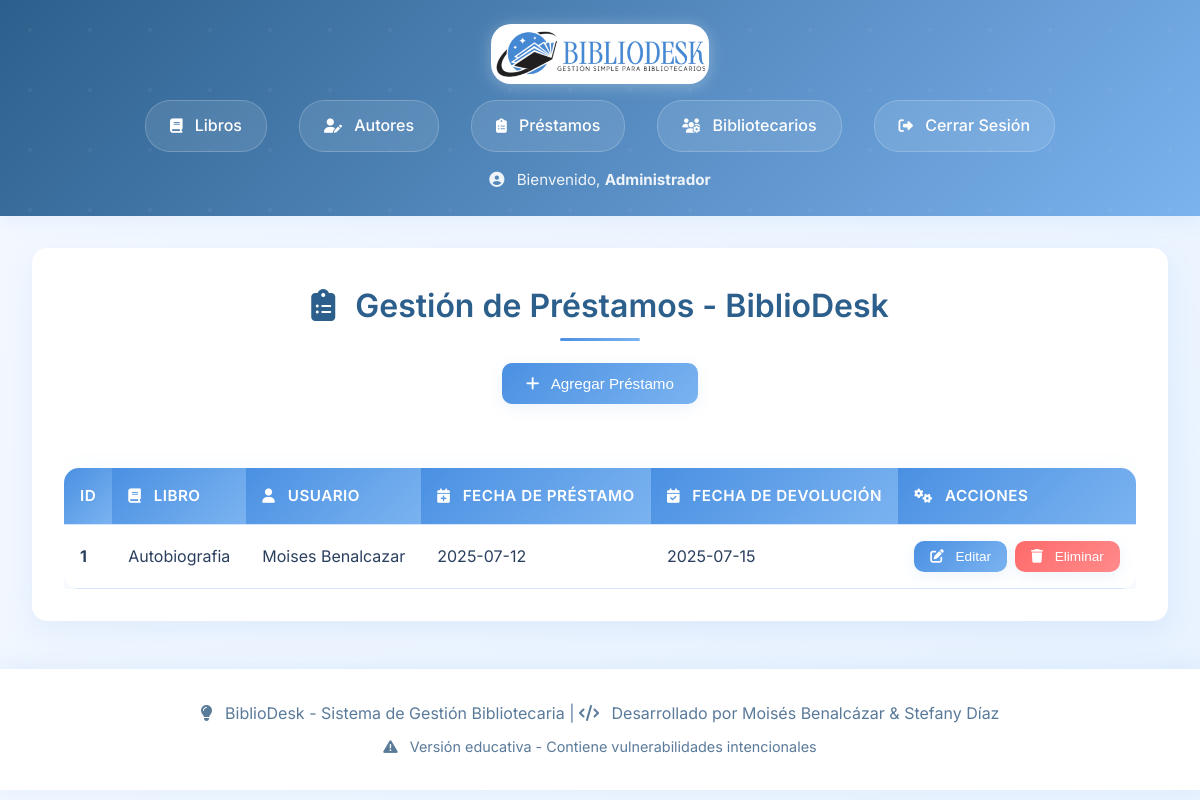
Page /loans (signed in) on the earlier database version.
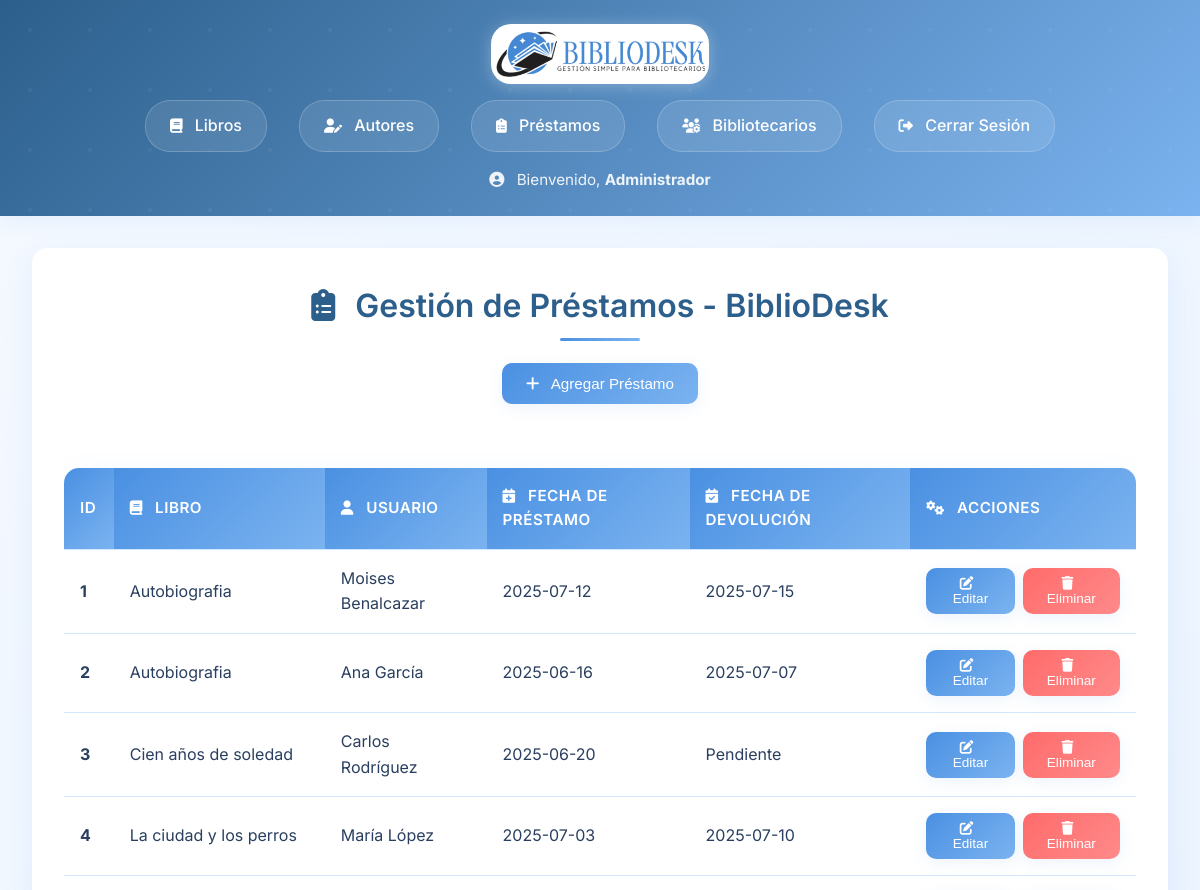
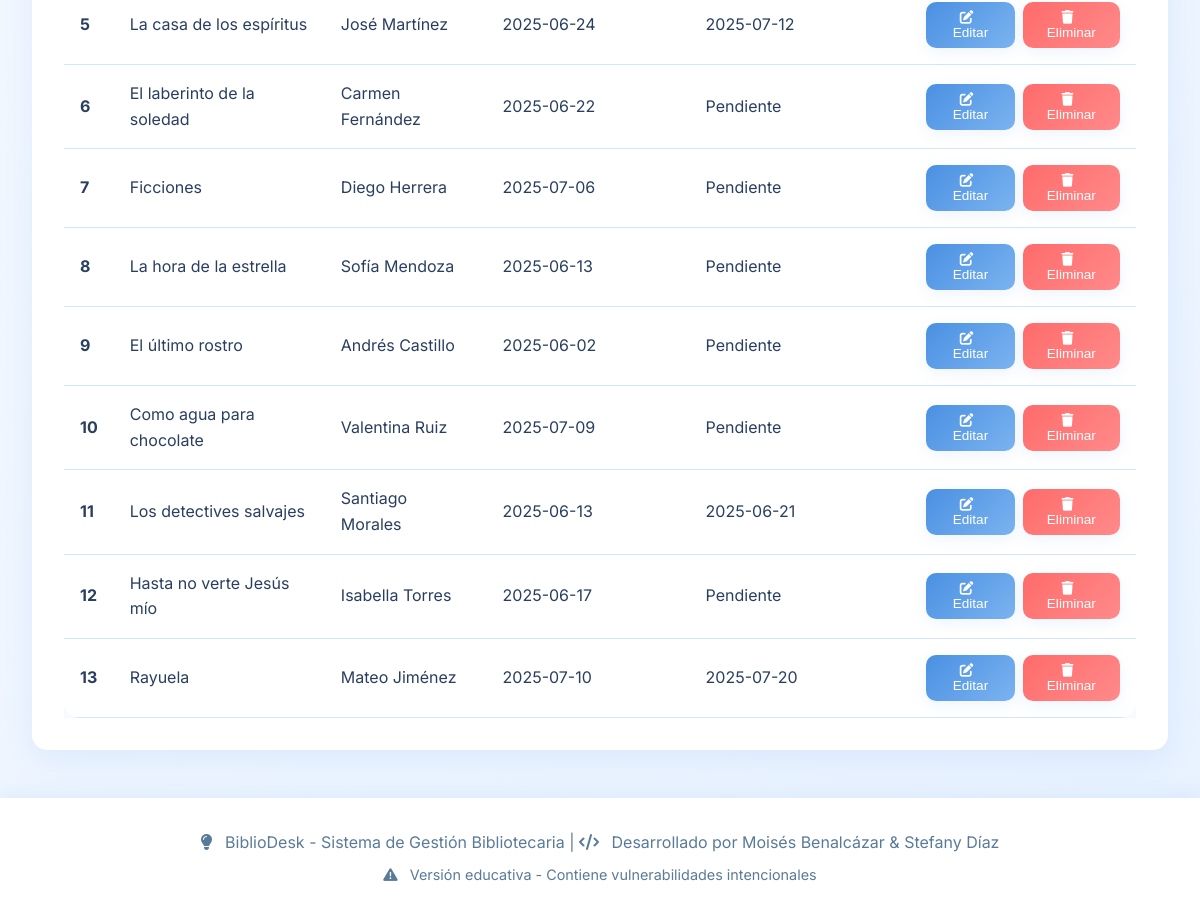
Same page on the later database version (2 pictures, top to bottom).
### tables this page shows
CREATE TABLE loans (
        id INTEGER PRIMARY KEY AUTOINCREMENT,
        book_id INTEGER,
        user_name TEXT NOT NULL,
        loan_date TEXT NOT NULL,
        return_date TEXT,
        FOREIGN KEY (book_id) REFERENCES books(id)
    );

CREATE TABLE books (
        id INTEGER PRIMARY KEY AUTOINCREMENT,
        title TEXT NOT NULL,
        author_id INTEGER,
        publication_year INTEGER,
        summary TEXT,
        publisher TEXT,
        FOREIGN KEY (author_id) REFERENCES authors(id)
    );

### app.py (the view, shortened to what this page needs)
@app.route('/loans', methods=['GET', 'POST'])
def loans():
    if not session.get('logged_in'):
        return redirect(url_for('login'))
    loans = database.get_loans()
    books = database.get_books()
    return render_template('loans.html', loans=loans, books=books)

### database.py (called while the page is built)
def get_books():
    conn = sqlite3.connect('library.db')
    c = conn.cursor()
    c.execute('SELECT books.id, books.title, authors.name, books.publication_year, books.summary, books.publisher FROM books JOIN authors ON books.author_id = authors.id')
    books = c.fetchall()
    conn.close()
    return books

def get_loans():
    conn = sqlite3.connect('library.db')
    c = conn.cursor()
    c.execute('SELECT loans.id, books.title, loans.user_name, loans.loan_date, loans.return_date FROM loans JOIN books ON loans.book_id = books.id')
    loans = c.fetchall()
    conn.close()
    return loans

### templates/loans.html (shortened to what this page needs)
{% extends "base.html" %}
{% block content %}
<div class="container">
    <div class="card">
        <h2><i class="fas fa-clipboard-list"></i> Gestión de Préstamos - BiblioDesk</h2>
        <div style="text-align: center; margin-bottom: 2rem;">
            <button class="btn-primary" onclick="openModal('addLoanModal')">
                <i class="fas fa-plus"></i> Agregar Préstamo
            </button>
        </div>
        <div style="overflow-x: auto;">
            <table>
                <thead>
                    <tr>
                        <th>ID</th>
                        <th><i class="fas fa-book"></i> Libro</th>
                        <th><i class="fas fa-user"></i> Usuario</th>
                        <th><i class="fas fa-calendar-plus"></i> Fecha de Préstamo</th>
                        <th><i class="fas fa-calendar-check"></i> Fecha de Devolución</th>
                        <th><i class="fas fa-cogs"></i> Acciones</th>
                    </tr>
                </thead>
                <tbody>
                    {% for loan in loans %}
                    <tr>
                        <td><strong>{{ loan[0] }}</strong></td>
                        <td>{{ loan[1] }}</td>
                        <td>{{ loan[2] }}</td>
                        <td>{{ loan[3] }}</td>
                        <td>{{ loan[4] if loan[4] else 'Pendiente' }}</td>
                        <td>
                            <div class="action-buttons">
                                <button class="btn-primary" onclick="openEditModal('{{ loan[0] }}', '{{ loan[1] }}', '{{ loan[2] }}', '{{ loan[3] }}', '{{ loan[4] }}')">
                                    <i class="fas fa-edit"></i> Editar
                                </button>
                                <form method="POST" style="display:inline;">
                                    <button type="submit" name="delete" class="btn-danger" onclick="return confirm('¿Estás seguro de que deseas eliminar este préstamo?')">
                                        <i class="fas fa-trash"></i> Eliminar
                                    </button>
                                </form>
                            </div>
                        </td>
                    </tr>
                    {% endfor %}
                </tbody>
            </table>
        </div>
    </div>
</div>
{% endblock %}

Differences in the rows shown:
added loans: id "2", title "Autobiografia", user_name "Ana García", loan_date "2025-06-16", return_date "2025-07-07"
added loans: id "3", title "Cien años de soledad", user_name "Carlos Rodríguez", loan_date "2025-06-20", loan "Pendiente"
added loans: id "4", title "La ciudad y los perros", user_name "María López", loan_date "2025-07-03", return_date "2025-07-10"
added loans: id "5", title "La casa de los espíritus", user_name "José Martínez", loan_date "2025-06-24", return_date "2025-07-12"
added loans: id "6", title "El laberinto de la soledad", user_name "Carmen Fernández", loan_date "2025-06-22", loan "Pendiente"
added loans: id "7", title "Ficciones", user_name "Diego Herrera", loan_date "2025-07-06", loan "Pendiente"
added loans: id "8", title "La hora de la estrella", user_name "Sofía Mendoza", loan_date "2025-06-13", loan "Pendiente"
added loans: id "9", title "El último rostro", user_name "Andrés Castillo", loan_date "2025-06-02", loan "Pendiente"
added loans: id "10", title "Como agua para chocolate", user_name "Valentina Ruiz", loan_date "2025-07-09", loan "Pendiente"
added loans: id "11", title "Los detectives salvajes", user_name "Santiago Morales", loan_date "2025-06-13", return_date "2025-06-21"
added loans: id "12", title "Hasta no verte Jesús mío", user_name "Isabella Torres", loan_date "2025-06-17", loan "Pendiente"
added loans: id "13", title "Rayuela", user_name "Mateo Jiménez", loan_date "2025-07-10", return_date "2025-07-20"
